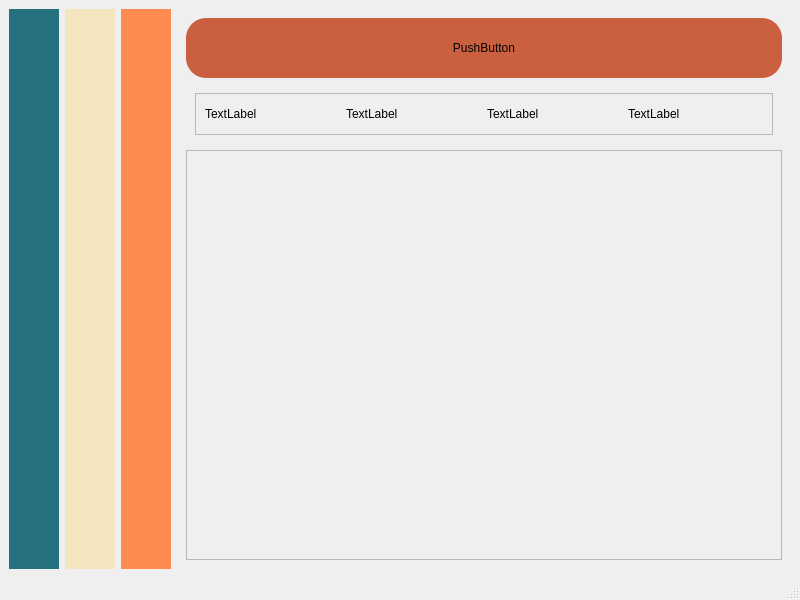
<?xml version="1.0" encoding="UTF-8"?>
<ui version="4.0">
 <class>EventDetailPage</class>
 <widget class="QMainWindow" name="EventDetailPage">
  <property name="geometry">
   <rect>
    <x>0</x>
    <y>0</y>
    <width>800</width>
    <height>600</height>
   </rect>
  </property>
  <property name="windowTitle">
   <string>MainWindow</string>
  </property>
  <widget class="QWidget" name="centralwidget">
   <layout class="QHBoxLayout" name="horizontalLayout_2">
    <item>
     <layout class="QHBoxLayout" name="horizontalLayout">
      <item>
       <widget class="QWidget" name="widget_3" native="true">
        <property name="sizePolicy">
         <sizepolicy hsizetype="Fixed" vsizetype="Preferred">
          <horstretch>0</horstretch>
          <verstretch>0</verstretch>
         </sizepolicy>
        </property>
        <property name="minimumSize">
         <size>
          <width>50</width>
          <height>0</height>
         </size>
        </property>
        <property name="styleSheet">
         <string notr="true">background-color: #257180;</string>
        </property>
       </widget>
      </item>
      <item>
       <widget class="QWidget" name="widget_2" native="true">
        <property name="sizePolicy">
         <sizepolicy hsizetype="Fixed" vsizetype="Preferred">
          <horstretch>0</horstretch>
          <verstretch>0</verstretch>
         </sizepolicy>
        </property>
        <property name="minimumSize">
         <size>
          <width>50</width>
          <height>0</height>
         </size>
        </property>
        <property name="styleSheet">
         <string notr="true">background-color:#F2E5BF;</string>
        </property>
       </widget>
      </item>
      <item>
       <widget class="QWidget" name="widget" native="true">
        <property name="sizePolicy">
         <sizepolicy hsizetype="Fixed" vsizetype="Preferred">
          <horstretch>0</horstretch>
          <verstretch>0</verstretch>
         </sizepolicy>
        </property>
        <property name="minimumSize">
         <size>
          <width>50</width>
          <height>0</height>
         </size>
        </property>
        <property name="styleSheet">
         <string notr="true">background-color: #FD8B51;</string>
        </property>
       </widget>
      </item>
      <item>
       <widget class="QWidget" name="widget_4" native="true">
        <layout class="QVBoxLayout" name="verticalLayout_2">
         <item>
          <widget class="QWidget" name="widget_6" native="true">
           <property name="sizePolicy">
            <sizepolicy hsizetype="Preferred" vsizetype="Fixed">
             <horstretch>0</horstretch>
             <verstretch>0</verstretch>
            </sizepolicy>
           </property>
           <property name="minimumSize">
            <size>
             <width>0</width>
             <height>60</height>
            </size>
           </property>
           <property name="styleSheet">
            <string notr="true">background-color:#CB6040;
border-radius:20px;</string>
           </property>
           <layout class="QHBoxLayout" name="horizontalLayout_7">
            <item>
             <widget class="QPushButton" name="pushButton">
              <property name="text">
               <string>PushButton</string>
              </property>
             </widget>
            </item>
           </layout>
          </widget>
         </item>
         <item>
          <widget class="QWidget" name="widget_5" native="true">
           <property name="sizePolicy">
            <sizepolicy hsizetype="Preferred" vsizetype="Fixed">
             <horstretch>0</horstretch>
             <verstretch>0</verstretch>
            </sizepolicy>
           </property>
           <property name="minimumSize">
            <size>
             <width>0</width>
             <height>60</height>
            </size>
           </property>
           <layout class="QHBoxLayout" name="horizontalLayout_6">
            <item>
             <widget class="QFrame" name="eventDetailFrame">
              <property name="frameShape">
               <enum>QFrame::Shape::StyledPanel</enum>
              </property>
              <property name="frameShadow">
               <enum>QFrame::Shadow::Raised</enum>
              </property>
              <layout class="QHBoxLayout" name="horizontalLayout_4">
               <item>
                <layout class="QHBoxLayout" name="horizontalLayout_3">
                 <item>
                  <widget class="QLabel" name="label_2">
                   <property name="text">
                    <string>TextLabel</string>
                   </property>
                  </widget>
                 </item>
                 <item>
                  <widget class="QLabel" name="label_3">
                   <property name="text">
                    <string>TextLabel</string>
                   </property>
                  </widget>
                 </item>
                 <item>
                  <widget class="QLabel" name="label">
                   <property name="text">
                    <string>TextLabel</string>
                   </property>
                  </widget>
                 </item>
                 <item>
                  <widget class="QLabel" name="label_4">
                   <property name="text">
                    <string>TextLabel</string>
                   </property>
                  </widget>
                 </item>
                </layout>
               </item>
              </layout>
             </widget>
            </item>
           </layout>
          </widget>
         </item>
         <item>
          <widget class="QScrollArea" name="subEventScroll">
           <property name="widgetResizable">
            <bool>true</bool>
           </property>
           <widget class="QWidget" name="scrollAreaWidgetContents_3">
            <property name="geometry">
             <rect>
              <x>0</x>
              <y>0</y>
              <width>610</width>
              <height>408</height>
             </rect>
            </property>
            <widget class="QWidget" name="subEventContainer" native="true">
             <property name="geometry">
              <rect>
               <x>0</x>
               <y>0</y>
               <width>14</width>
               <height>14</height>
              </rect>
             </property>
             <layout class="QVBoxLayout" name="verticalLayout_3">
              <item>
               <layout class="QVBoxLayout" name="verticalLayout"/>
              </item>
             </layout>
            </widget>
           </widget>
          </widget>
         </item>
        </layout>
       </widget>
      </item>
     </layout>
    </item>
   </layout>
  </widget>
  <widget class="QMenuBar" name="menubar">
   <property name="geometry">
    <rect>
     <x>0</x>
     <y>0</y>
     <width>800</width>
     <height>18</height>
    </rect>
   </property>
  </widget>
  <widget class="QStatusBar" name="statusbar"/>
 </widget>
 <resources/>
 <connections/>
</ui>
